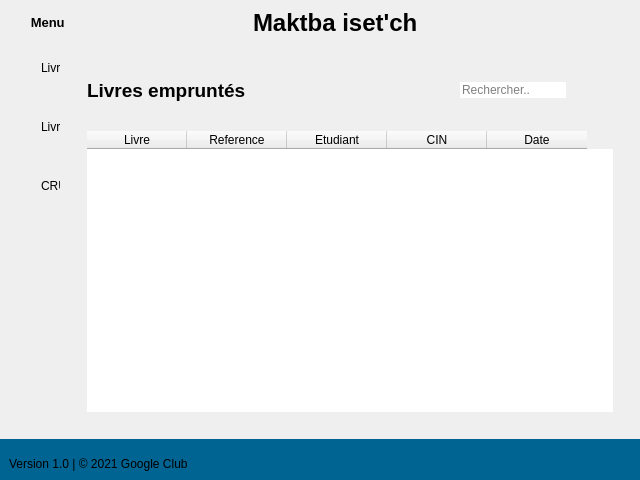
<?xml version="1.0" encoding="UTF-8"?>
<ui version="4.0">
 <class>MainWindow</class>
 <widget class="QMainWindow" name="MainWindow">
  <property name="geometry">
   <rect>
    <x>0</x>
    <y>0</y>
    <width>640</width>
    <height>480</height>
   </rect>
  </property>
  <property name="sizePolicy">
   <sizepolicy hsizetype="Fixed" vsizetype="Preferred">
    <horstretch>0</horstretch>
    <verstretch>0</verstretch>
   </sizepolicy>
  </property>
  <property name="windowTitle">
   <string>MainWindow</string>
  </property>
  <property name="styleSheet">
   <string notr="true">*{
border:none;
}</string>
  </property>
  <widget class="QWidget" name="centralwidget">
   <layout class="QVBoxLayout" name="verticalLayout">
    <property name="spacing">
     <number>0</number>
    </property>
    <property name="leftMargin">
     <number>0</number>
    </property>
    <property name="topMargin">
     <number>0</number>
    </property>
    <property name="rightMargin">
     <number>0</number>
    </property>
    <property name="bottomMargin">
     <number>0</number>
    </property>
    <item alignment="Qt::AlignTop">
     <widget class="QFrame" name="header_frame">
      <property name="styleSheet">
       <string notr="true"/>
      </property>
      <property name="frameShape">
       <enum>QFrame::NoFrame</enum>
      </property>
      <property name="frameShadow">
       <enum>QFrame::Raised</enum>
      </property>
      <layout class="QHBoxLayout" name="horizontalLayout">
       <property name="spacing">
        <number>0</number>
       </property>
       <property name="leftMargin">
        <number>0</number>
       </property>
       <property name="topMargin">
        <number>0</number>
       </property>
       <property name="rightMargin">
        <number>0</number>
       </property>
       <property name="bottomMargin">
        <number>0</number>
       </property>
       <item>
        <widget class="QFrame" name="header_left_frame">
         <property name="frameShape">
          <enum>QFrame::StyledPanel</enum>
         </property>
         <property name="frameShadow">
          <enum>QFrame::Raised</enum>
         </property>
         <layout class="QHBoxLayout" name="horizontalLayout_4">
          <property name="spacing">
           <number>0</number>
          </property>
          <property name="leftMargin">
           <number>16</number>
          </property>
          <property name="topMargin">
           <number>0</number>
          </property>
          <property name="rightMargin">
           <number>0</number>
          </property>
          <property name="bottomMargin">
           <number>0</number>
          </property>
          <item alignment="Qt::AlignLeft">
           <widget class="QPushButton" name="menu_btn">
            <property name="font">
             <font>
              <pointsize>10</pointsize>
              <weight>75</weight>
              <bold>true</bold>
             </font>
            </property>
            <property name="text">
             <string>    Menu</string>
            </property>
            <property name="icon">
             <iconset>
              <normaloff>icons/menu-button-of-three-horizontal-lines.png</normaloff>icons/menu-button-of-three-horizontal-lines.png</iconset>
            </property>
            <property name="iconSize">
             <size>
              <width>20</width>
              <height>20</height>
             </size>
            </property>
           </widget>
          </item>
         </layout>
        </widget>
       </item>
       <item>
        <widget class="QFrame" name="header_center_frame">
         <property name="frameShape">
          <enum>QFrame::StyledPanel</enum>
         </property>
         <property name="frameShadow">
          <enum>QFrame::Raised</enum>
         </property>
         <layout class="QHBoxLayout" name="horizontalLayout_3">
          <property name="spacing">
           <number>0</number>
          </property>
          <item>
           <widget class="QLabel" name="label">
            <property name="font">
             <font>
              <weight>50</weight>
              <bold>false</bold>
             </font>
            </property>
            <property name="text">
             <string/>
            </property>
            <property name="pixmap">
             <pixmap>icons/book.png</pixmap>
            </property>
           </widget>
          </item>
          <item>
           <widget class="QLabel" name="label_2">
            <property name="font">
             <font>
              <pointsize>18</pointsize>
              <weight>75</weight>
              <bold>true</bold>
             </font>
            </property>
            <property name="focusPolicy">
             <enum>Qt::NoFocus</enum>
            </property>
            <property name="styleSheet">
             <string notr="true"/>
            </property>
            <property name="text">
             <string>Maktba iset'ch</string>
            </property>
           </widget>
          </item>
         </layout>
        </widget>
       </item>
       <item alignment="Qt::AlignRight">
        <widget class="QFrame" name="header_right_frame">
         <property name="frameShape">
          <enum>QFrame::StyledPanel</enum>
         </property>
         <property name="frameShadow">
          <enum>QFrame::Raised</enum>
         </property>
         <layout class="QHBoxLayout" name="horizontalLayout_2">
          <property name="spacing">
           <number>15</number>
          </property>
          <property name="leftMargin">
           <number>0</number>
          </property>
          <property name="topMargin">
           <number>0</number>
          </property>
          <property name="rightMargin">
           <number>0</number>
          </property>
          <property name="bottomMargin">
           <number>0</number>
          </property>
          <item>
           <widget class="QPushButton" name="minimize_window_button">
            <property name="text">
             <string/>
            </property>
            <property name="icon">
             <iconset>
              <normaloff>icons/minus.png</normaloff>icons/minus.png</iconset>
            </property>
            <property name="iconSize">
             <size>
              <width>20</width>
              <height>20</height>
             </size>
            </property>
           </widget>
          </item>
          <item>
           <widget class="QPushButton" name="maximize_window_button">
            <property name="text">
             <string/>
            </property>
            <property name="icon">
             <iconset>
              <normaloff>icons/maximize.png</normaloff>icons/maximize.png</iconset>
            </property>
            <property name="iconSize">
             <size>
              <width>20</width>
              <height>20</height>
             </size>
            </property>
           </widget>
          </item>
          <item>
           <widget class="QPushButton" name="close_window_button">
            <property name="text">
             <string/>
            </property>
            <property name="icon">
             <iconset>
              <normaloff>icons/close.png</normaloff>icons/close.png</iconset>
            </property>
            <property name="iconSize">
             <size>
              <width>20</width>
              <height>20</height>
             </size>
            </property>
           </widget>
          </item>
         </layout>
        </widget>
       </item>
      </layout>
     </widget>
    </item>
    <item>
     <widget class="QFrame" name="main_body_frame">
      <property name="sizePolicy">
       <sizepolicy hsizetype="Preferred" vsizetype="Expanding">
        <horstretch>0</horstretch>
        <verstretch>0</verstretch>
       </sizepolicy>
      </property>
      <property name="frameShape">
       <enum>QFrame::NoFrame</enum>
      </property>
      <property name="frameShadow">
       <enum>QFrame::Raised</enum>
      </property>
      <layout class="QHBoxLayout" name="horizontalLayout_8">
       <property name="spacing">
        <number>0</number>
       </property>
       <property name="leftMargin">
        <number>0</number>
       </property>
       <property name="topMargin">
        <number>0</number>
       </property>
       <property name="rightMargin">
        <number>0</number>
       </property>
       <property name="bottomMargin">
        <number>0</number>
       </property>
       <item alignment="Qt::AlignLeft">
        <widget class="QFrame" name="left_menu_frame">
         <property name="minimumSize">
          <size>
           <width>60</width>
           <height>0</height>
          </size>
         </property>
         <property name="maximumSize">
          <size>
           <width>40</width>
           <height>16777215</height>
          </size>
         </property>
         <property name="styleSheet">
          <string notr="true"/>
         </property>
         <property name="frameShape">
          <enum>QFrame::StyledPanel</enum>
         </property>
         <property name="frameShadow">
          <enum>QFrame::Raised</enum>
         </property>
         <layout class="QVBoxLayout" name="verticalLayout_2">
          <property name="spacing">
           <number>0</number>
          </property>
          <property name="leftMargin">
           <number>0</number>
          </property>
          <property name="topMargin">
           <number>0</number>
          </property>
          <property name="rightMargin">
           <number>0</number>
          </property>
          <property name="bottomMargin">
           <number>0</number>
          </property>
          <item alignment="Qt::AlignLeft|Qt::AlignTop">
           <widget class="QFrame" name="menu_frame">
            <property name="minimumSize">
             <size>
              <width>200</width>
              <height>0</height>
             </size>
            </property>
            <property name="frameShape">
             <enum>QFrame::StyledPanel</enum>
            </property>
            <property name="frameShadow">
             <enum>QFrame::Raised</enum>
            </property>
            <layout class="QFormLayout" name="formLayout">
             <property name="fieldGrowthPolicy">
              <enum>QFormLayout::ExpandingFieldsGrow</enum>
             </property>
             <property name="labelAlignment">
              <set>Qt::AlignCenter</set>
             </property>
             <property name="horizontalSpacing">
              <number>8</number>
             </property>
             <property name="verticalSpacing">
              <number>45</number>
             </property>
             <property name="leftMargin">
              <number>1</number>
             </property>
             <property name="topMargin">
              <number>15</number>
             </property>
             <property name="rightMargin">
              <number>0</number>
             </property>
             <property name="bottomMargin">
              <number>0</number>
             </property>
             <item row="0" column="0">
              <widget class="QPushButton" name="reserve_btn">
               <property name="text">
                <string/>
               </property>
               <property name="icon">
                <iconset>
                 <normaloff>icons/online-reservatdion.png</normaloff>icons/online-reservatdion.png</iconset>
               </property>
               <property name="iconSize">
                <size>
                 <width>40</width>
                 <height>45</height>
                </size>
               </property>
              </widget>
             </item>
             <item row="0" column="1">
              <widget class="QLabel" name="reserve_label">
               <property name="text">
                <string>Livres réservé</string>
               </property>
               <property name="margin">
                <number>7</number>
               </property>
              </widget>
             </item>
             <item row="1" column="0">
              <widget class="QPushButton" name="emprunte_btn">
               <property name="text">
                <string/>
               </property>
               <property name="icon">
                <iconset>
                 <normaloff>icons/open-book.png</normaloff>icons/open-book.png</iconset>
               </property>
               <property name="iconSize">
                <size>
                 <width>32</width>
                 <height>32</height>
                </size>
               </property>
              </widget>
             </item>
             <item row="1" column="1">
              <widget class="QLabel" name="emprunte_label">
               <property name="text">
                <string>Livres empruntés</string>
               </property>
               <property name="margin">
                <number>7</number>
               </property>
              </widget>
             </item>
             <item row="2" column="0">
              <widget class="QPushButton" name="crud_btn">
               <property name="sizePolicy">
                <sizepolicy hsizetype="Minimum" vsizetype="Preferred">
                 <horstretch>0</horstretch>
                 <verstretch>0</verstretch>
                </sizepolicy>
               </property>
               <property name="text">
                <string/>
               </property>
               <property name="icon">
                <iconset>
                 <normaloff>icons/plusbook.png</normaloff>icons/plusbook.png</iconset>
               </property>
               <property name="iconSize">
                <size>
                 <width>40</width>
                 <height>50</height>
                </size>
               </property>
              </widget>
             </item>
             <item row="2" column="1">
              <widget class="QLabel" name="crud_label">
               <property name="text">
                <string>CRUD Livres</string>
               </property>
               <property name="margin">
                <number>7</number>
               </property>
              </widget>
             </item>
            </layout>
           </widget>
          </item>
         </layout>
        </widget>
       </item>
       <item>
        <widget class="QFrame" name="main_body_contents">
         <property name="frameShape">
          <enum>QFrame::StyledPanel</enum>
         </property>
         <property name="frameShadow">
          <enum>QFrame::Raised</enum>
         </property>
         <layout class="QVBoxLayout" name="verticalLayout_3">
          <item>
           <widget class="QStackedWidget" name="stackedWidget">
            <property name="currentIndex">
             <number>1</number>
            </property>
            <widget class="QWidget" name="reserve_page">
             <layout class="QVBoxLayout" name="verticalLayout_4">
              <item>
               <widget class="QFrame" name="reserve_header_frame">
                <property name="frameShape">
                 <enum>QFrame::StyledPanel</enum>
                </property>
                <property name="frameShadow">
                 <enum>QFrame::Raised</enum>
                </property>
                <layout class="QHBoxLayout" name="horizontalLayout_9">
                 <item>
                  <widget class="QLabel" name="reserve_page_label">
                   <property name="font">
                    <font>
                     <pointsize>14</pointsize>
                     <weight>75</weight>
                     <bold>true</bold>
                    </font>
                   </property>
                   <property name="text">
                    <string>Livres Reservés</string>
                   </property>
                  </widget>
                 </item>
                 <item alignment="Qt::AlignRight">
                  <widget class="QFrame" name="reserve_search">
                   <property name="frameShape">
                    <enum>QFrame::StyledPanel</enum>
                   </property>
                   <property name="frameShadow">
                    <enum>QFrame::Raised</enum>
                   </property>
                   <layout class="QHBoxLayout" name="horizontalLayout_10">
                    <item>
                     <widget class="QLineEdit" name="reserve_search_lineEdit">
                      <property name="placeholderText">
                       <string>Rechercher..</string>
                      </property>
                     </widget>
                    </item>
                    <item>
                     <widget class="QPushButton" name="reserve_search_btn">
                      <property name="text">
                       <string/>
                      </property>
                      <property name="icon">
                       <iconset>
                        <normaloff>icons/search.png</normaloff>icons/search.png</iconset>
                      </property>
                     </widget>
                    </item>
                   </layout>
                  </widget>
                 </item>
                </layout>
               </widget>
              </item>
              <item>
               <widget class="QFrame" name="reserve_table_frame">
                <property name="frameShape">
                 <enum>QFrame::StyledPanel</enum>
                </property>
                <property name="frameShadow">
                 <enum>QFrame::Raised</enum>
                </property>
                <layout class="QVBoxLayout" name="verticalLayout_5">
                 <item>
                  <widget class="QTableWidget" name="reserve_table">
                   <column>
                    <property name="text">
                     <string>Livre</string>
                    </property>
                   </column>
                   <column>
                    <property name="text">
                     <string>Référence</string>
                    </property>
                   </column>
                   <column>
                    <property name="text">
                     <string>Etudiant</string>
                    </property>
                   </column>
                   <column>
                    <property name="text">
                     <string>CIN</string>
                    </property>
                   </column>
                   <column>
                    <property name="text">
                     <string>Date</string>
                    </property>
                   </column>
                  </widget>
                 </item>
                </layout>
               </widget>
              </item>
             </layout>
            </widget>
            <widget class="QWidget" name="emprunte_page">
             <layout class="QVBoxLayout" name="verticalLayout_9">
              <item>
               <widget class="QFrame" name="frame">
                <property name="frameShape">
                 <enum>QFrame::StyledPanel</enum>
                </property>
                <property name="frameShadow">
                 <enum>QFrame::Raised</enum>
                </property>
                <layout class="QHBoxLayout" name="horizontalLayout_14">
                 <item>
                  <widget class="QLabel" name="emprunte_page_label">
                   <property name="font">
                    <font>
                     <pointsize>14</pointsize>
                     <weight>75</weight>
                     <bold>true</bold>
                    </font>
                   </property>
                   <property name="text">
                    <string>Livres empruntés</string>
                   </property>
                  </widget>
                 </item>
                 <item alignment="Qt::AlignRight">
                  <widget class="QFrame" name="frame_3">
                   <property name="frameShape">
                    <enum>QFrame::StyledPanel</enum>
                   </property>
                   <property name="frameShadow">
                    <enum>QFrame::Raised</enum>
                   </property>
                   <layout class="QHBoxLayout" name="horizontalLayout_13">
                    <item>
                     <widget class="QLineEdit" name="emprunte_lineEdit">
                      <property name="placeholderText">
                       <string>Rechercher..</string>
                      </property>
                     </widget>
                    </item>
                    <item>
                     <widget class="QPushButton" name="emprunte_search_btn">
                      <property name="text">
                       <string/>
                      </property>
                      <property name="icon">
                       <iconset>
                        <normaloff>icons/search.png</normaloff>icons/search.png</iconset>
                      </property>
                     </widget>
                    </item>
                   </layout>
                  </widget>
                 </item>
                </layout>
               </widget>
              </item>
              <item>
               <widget class="QFrame" name="frame_2">
                <property name="frameShape">
                 <enum>QFrame::StyledPanel</enum>
                </property>
                <property name="frameShadow">
                 <enum>QFrame::Raised</enum>
                </property>
                <layout class="QVBoxLayout" name="verticalLayout_10">
                 <item>
                  <widget class="QTableWidget" name="tableWidget">
                   <property name="maximumSize">
                    <size>
                     <width>526</width>
                     <height>16777215</height>
                    </size>
                   </property>
                   <column>
                    <property name="text">
                     <string>Livre</string>
                    </property>
                   </column>
                   <column>
                    <property name="text">
                     <string>Reference</string>
                    </property>
                   </column>
                   <column>
                    <property name="text">
                     <string>Etudiant</string>
                    </property>
                   </column>
                   <column>
                    <property name="text">
                     <string>CIN</string>
                    </property>
                   </column>
                   <column>
                    <property name="text">
                     <string>Date</string>
                    </property>
                   </column>
                  </widget>
                 </item>
                </layout>
               </widget>
              </item>
             </layout>
            </widget>
            <widget class="QWidget" name="CRUD_page"/>
           </widget>
          </item>
         </layout>
        </widget>
       </item>
      </layout>
     </widget>
    </item>
    <item alignment="Qt::AlignBottom">
     <widget class="QFrame" name="footer_frame">
      <property name="styleSheet">
       <string notr="true">background-color: rgb(0, 100, 147);</string>
      </property>
      <property name="frameShape">
       <enum>QFrame::NoFrame</enum>
      </property>
      <property name="frameShadow">
       <enum>QFrame::Raised</enum>
      </property>
      <layout class="QHBoxLayout" name="horizontalLayout_5">
       <item>
        <widget class="QFrame" name="footer_left_frame">
         <property name="frameShape">
          <enum>QFrame::StyledPanel</enum>
         </property>
         <property name="frameShadow">
          <enum>QFrame::Raised</enum>
         </property>
         <layout class="QHBoxLayout" name="horizontalLayout_6">
          <property name="spacing">
           <number>0</number>
          </property>
          <property name="leftMargin">
           <number>0</number>
          </property>
          <property name="bottomMargin">
           <number>0</number>
          </property>
          <item alignment="Qt::AlignLeft">
           <widget class="QLabel" name="label_3">
            <property name="text">
             <string>Version 1.0 | © 2021 Google Club</string>
            </property>
           </widget>
          </item>
         </layout>
        </widget>
       </item>
       <item>
        <widget class="QFrame" name="footer_right_frame">
         <property name="frameShape">
          <enum>QFrame::StyledPanel</enum>
         </property>
         <property name="frameShadow">
          <enum>QFrame::Raised</enum>
         </property>
         <layout class="QHBoxLayout" name="horizontalLayout_7">
          <property name="spacing">
           <number>0</number>
          </property>
          <property name="rightMargin">
           <number>0</number>
          </property>
          <property name="bottomMargin">
           <number>0</number>
          </property>
          <item alignment="Qt::AlignRight">
           <widget class="QLabel" name="label_4">
            <property name="text">
             <string/>
            </property>
            <property name="pixmap">
             <pixmap>icons/club.png</pixmap>
            </property>
           </widget>
          </item>
         </layout>
        </widget>
       </item>
       <item alignment="Qt::AlignBottom">
        <widget class="QFrame" name="size_grip">
         <property name="minimumSize">
          <size>
           <width>0</width>
           <height>10</height>
          </size>
         </property>
         <property name="maximumSize">
          <size>
           <width>10</width>
           <height>10</height>
          </size>
         </property>
         <property name="frameShape">
          <enum>QFrame::StyledPanel</enum>
         </property>
         <property name="frameShadow">
          <enum>QFrame::Raised</enum>
         </property>
        </widget>
       </item>
      </layout>
     </widget>
    </item>
   </layout>
  </widget>
 </widget>
 <resources/>
 <connections/>
</ui>
